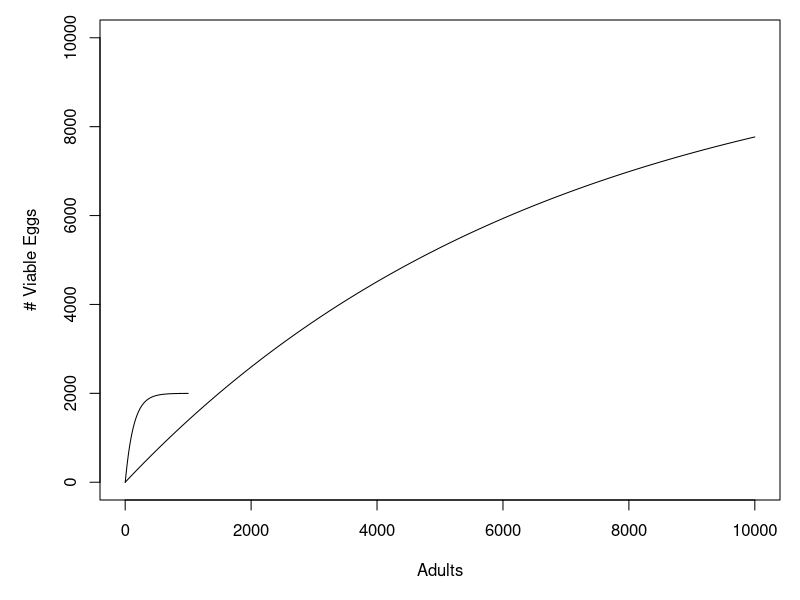

Reproduce this figure in R.
##########################################################
####### Stochastic Model #################################
##########################################################
##########################################################
####### Use for actual runs ##############################
##########################################################
#####################################
##########################################################

vgbf_func <- function(E.inf, adults, clutch) {
  if(clutch == 2) {
    alpha = 2/(2*E.inf)
  } else if(clutch == 1) {
    alpha = 1/(2*E.inf)
  } else {
    alpha = 3/(2*E.inf) # I think this works for 3 egg clutches
  }
  eggs = E.inf*(1-exp(-alpha*adults))
  return(eggs)
}
adults = seq(0,10000, by = 10)
test = vgbf_func(10000,adults,3)
par(mar = c(5,5,1,1))
plot(adults, test, type = "l", ylim = c(0,10000), xlab = "Adults", ylab = "# Viable Eggs")
test2 = vgbf_func(2000, adults, 3)
lines(test2)
SeabirdPop_simple_stochastic_RS <- function(Nyear, inits, ffbiomass, juv_sur,
                                            adult_sur, agebreeding, ffbiomass_non,
                                            K, maxage, egg_sur, chick_sur, clutch,
                                            P0, B0, P02, P0non, 
                                            ffbio_nonbreeders, scenario,
                                            ffbio_init, ffbio_init_non, fscen, RS_thres,
                                            param_breeders, param_fledge, param_fledge2, param_adult, 
                                            param_juv, param_fledge3) { 
  #set.seed(216) # needs to be different between sims but same for scenarios
  # should work without this seed here once I set up the run code to loop through scenarios
  #Set up age structure
  # REMEMBER! age 0 is index 1, so even though breeding age is 4 yrs old, this is at index 5
  breeders = agebreeding + 1 # breeding group index
  BirdN = array(NA, c(2,maxage+1, Nyear)) # 2 cause half a year time steps
  Pymat = matrix(nrow = 2, ncol = Nyear) 
  recruits = rep(NA, length = Nyear); recruits[1] = inits[breeders]
  breeders_contents = rep(NA, length = Nyear)
  Nmatvector = rep(NA, length = Nyear)
  RS = rep(NA, length = Nyear)
  #ws = diet_pref[2,1]/B0
    
  for(j in 2:(maxage+1)) {
    BirdN[1,j,1] = inits[j]
  }
  Nmat = sum(BirdN[1,breeders:(maxage+1),1])
  Nmatvector[1] = Nmat
  available_lay = ffbiomass[2,1] # end of first forage fish year, use to be [6,1 when there were 6 time steps]
  #Py_lay = otherprey[2,1] + available_lay*ws 
  Py_lay = available_lay
  # alpha + (1-alpha)/(1.0+exp(-slope*(xx-beta)))
  alpha = param_breeders[1]; slope = param_breeders[2]; beta = param_breeders[3]
  phi_attend = max(0,min(1, alpha + (1-alpha)/(1.0+exp(-slope*((Py_lay/P02)-beta)))))
  
  Females = (Nmat/2)*phi_attend # does this work? phi_attend should be between 0 and 1?
  BirdN[1,1,1] = vgbf_func(E.inf = K, adults = Females*2, clutch = clutch)
  # THE ABOVE IS # "VIABLE" eggs - eggs laid not outside of optimal habitat
  #survival = c(survival[1], survival[2:(length(survival))]^(1/2))
  breeders_contents[1] = round(BirdN[1,1,1], digits = 0)
  # DOES THIS WORK? ASSUMES EVERYONE LAID EGGS AND THEN SOME (MOST) HAD EGGS THAT HATCHED
  testvec = rep(NA, length = Nyear)
  testvec2 = rep(NA, length = Nyear)
  testvec3 = rep(NA, length = Nyear)
  
  for(i in 1:(Nyear)) {
    adult_s = adult_sur[1,i]
    juv_s = juv_sur[1,i]
    
    #ws = (diet_pref[1,i+1])/B0
    available2 = ffbiomass[1,i+1]#sum(ffbiomass[1:3,i+1]) # all age classes?
    #Py = otherprey[1,i+1] + available2*ws #right?
    Py = available2
    Pymat[1,i] = Py
    available_nonbreeder = ffbio_nonbreeders[1,i+1] 
    #Py2 = otherprey[1, i+1] + available_nonbreeder*ws 
    Py2 = available_nonbreeder
    #responsetest = Py/P0; print(responsetest)
    # LOSING CONTENTS ALL TOGETHER
    egg_s2 = egg_sur[i] 
    chick_s2 = chick_sur[i]
    
    if(fscen > 1) {
      if(i > 1 && RS[i-1] < RS_thres) {
        Py = ffbio_init[i+1] 
        Py2 = ffbio_init_non[i+1]
      }
    }
    
    if(clutch == 1) {
      alpha2 = param_fledge3[1]; slope2 = param_fledge3[2]; beta2 = param_fledge3[3]
      # should be the most lenient functional response because only have 1 chick to feed
      phi_fledge1_w1 = max(0,min(1,alpha2 + (1-alpha2)/(1.0+exp(-slope2*((Py/P0)-beta2)))))
      temp = cbind(Py, phi_fledge1_w1)
      #print(temp)
      testvec[i] = phi_fledge1_w1
      prob_survive_tofledge = chick_s2*phi_fledge1_w1*egg_s2
      
      breeders_year = breeders_contents[i]
      pairs = round(breeders_year/2, digits = 0)
      X = rbinom(1, pairs, 1-prob_survive_tofledge) # want how many pairs lose 1 chick
      breeders_lost = X*2
      BirdN[2,1,i] = max(0,(BirdN[1,1,i] - (X))) # how many chicks left 
    
    } else if(clutch == 2) {
      alpha3 = param_fledge2[1]; slope3 = param_fledge2[2]; beta3 = param_fledge2[3]
      # 2nd most constraining - have 2 chicks to feed 
      phi_fledge1_w2 = max(0,min(1,alpha3 + (1-alpha3)/(1.0+exp(-slope3*((Py/P0)-beta3)))))
      prob_survive_tofledge_w2 = chick_s2*phi_fledge1_w2*egg_s2
      
      alpha4 = param_fledge3[1]; slope4 = param_fledge3[2]; beta4 = param_fledge3[3]
      # least constraining because will use for after 1st chick is lost, prob of fledging 2nd 
      # so only need resources for 1 chick 
      phi_fledge2nd_w2 = max(0,min(1,alpha3 + (1-alpha3)/(1.0+exp(-slope3*((Py/P0)-beta3)))))
      prob_survive_tofledge2nd_w2 = chick_s2*phi_fledge2nd_w2*egg_s2
      
      breeders_year = breeders_contents[i]
      pairs = round(breeders_year/2, digits = 0)
      X = rbinom(1, pairs, 1-prob_survive_tofledge_w2) # want how many pairs had 2, lose 1 chick
      breeders_lost = X*2
      #BirdN[2,1,i] = max(0,(BirdN[1,1,i] - (X))) # how many chicks left 
      prob_lose2 = 1-prob_survive_tofledge2nd_w2 # prob. of losing a 2nd if lost the 1st 
      # = 1 - prob of fledging 2nd if lost the 1st 
      Y = rbinom(1, X, prob_lose2) # how many pairs loose 2nd chick too
      breeders_lost = Y*2 # how many individiual breeders lose 2 chicks
      BirdN[2,1,i] = max(0, (BirdN[1,1,i] - (X+Y))) # how many chicks left 
      
    } else { #clutch == 3
      alpha3 = param_fledge[1]; slope3 = param_fledge[2]; beta3 = param_fledge[3] 
      #should be most constrained - have to feed lots of chicks
      phi_fledge1_w3 = max(0,min(1,alpha3 + (1-alpha3)/(1.0+exp(-slope3*((Py/P0)-beta3)))))
      prob_survive_tofledge1_w3 = chick_s2*phi_fledge1_w3*egg_s2
      
      alpha4 = param_fledge2[1]; slope4 = param_fledge2[2]; beta4 = param_fledge2[3] 
      #down to 2/3 chicks - so less constraint but still some
      phi_fledge2nd_w3 = max(0,min(1,alpha3 + (1-alpha3)/(1.0+exp(-slope3*((Py/P0)-beta3)))))
      prob_survive_tofledge2nd_w3 = chick_s2*phi_fledge2nd_w3*egg_s2
      # prob you fledge a 2nd chick, if you lost the 1st, and still have a 3rd 
      
      alphatemp = param_fledge3[1]; slopetemp = param_fledge3[2]; betatemp = param_fledge3[3]
      # least constrainting - 1 chick left 
      phi_fledge3rd_w3 = max(0,min(1,alphatemp + (1-alphatemp)/(1.0+exp(-slopetemp*((Py/P0)-betatemp)))))
      prob_survive_tofledge3rd_w3 = chick_s2*phi_fledge3rd_w3*egg_s2 
      # prob you fledge a 3rd chick if lost the 1st 2 
      
      breeders_year = breeders_contents[i]
      pairs = round(breeders_year/2, digits = 0)
      X = rbinom(1, pairs, 1-prob_survive_tofledge1_w3) # want how many pairs lose 1 chick of 3 
      breeders_lost = X*2
      #BirdN[2,1,i] = max(0,(BirdN[1,1,i] - (X))) # how many chicks left 
      prob_lose2 = 1-prob_survive_tofledge2nd_w3 # prob lose 2nd chick if lost 1st and have a 3rd
      # which equals = 1 - prob of fledging a 2nd when you lost the 1st and have a 3rd
      Y = rbinom(1, X, prob_lose2) # how many pairs loose 2nd chick, of 3, 1 left after 
      breeders_lost = Y*2 # how many individiual breeders lose 2 chicks
      #BirdN[2,1,i] = max(0, (BirdN[1,1,i] - (X+Y))) # how many chicks left 
      prob_lose3 = 1 - prob_survive_tofledge3rd_w3 # how many pairs lose 3rd chick after losing first 2/3
      Z = rbinom(1, Y, prob_lose3)
      breeders_lost = Z*2 # how many individiual breeders lose 3 chicks
      BirdN[2,1,i] = max(0,(BirdN[1,1,i] - (X+Y+Z))) # how many chicks left
    }
    
    # breeders that fledge at least 1 chick
    breeders_contents_year = breeders_year - breeders_lost
    RS[i] = BirdN[2,1,i]
    # all forage fish biomass is i + 1 because biomass in first year determines bird eggs to start
    
    alphaA = param_adult[1]; slopeA = param_adult[2]; betaA = param_adult[3]
    S_adult = max(0,min(1,alphaA + (1-alphaA)/(1.0+exp(-slopeA*((Py/P0)-betaA)))))
    testvec2[i] = S_adult
    S_adult = S_adult^(1/2)
    
    alphanon = param_adult[1]; slopenon = param_adult[2]; betanon = param_adult[3]
    S_adult2 = max(0,min(1,alphanon + (1-alphanon)/(1.0+exp(-slopenon*((Py2/P0non)-betanon)))))
    S_adult2 = S_adult2^(1/2)
    
    # Split up those that lost contents equally among age groups OR
    # Have younger (less experienced) loose contents - with first time breeders losing most
    # Adults that didn't breed - split up equally
    nonbreeders = Nmatvector[i] - (breeders_contents[i]) #never bred to begin with 
    
    Num_breeding_agegroups = (maxage+1) - agebreeding
    percent_eachage = vector(length = Num_breeding_agegroups)
    percent_eachage[1] = (BirdN[1,breeders,i])/(Nmatvector[i])
    percent_eachage[2:Num_breeding_agegroups] = BirdN[1,(breeders+1):(maxage+1),i]/(Nmatvector[i])
    
    num_breed = percent_eachage*breeders_contents_year
    num_non = percent_eachage*nonbreeders
    #print(percent_eachage)
    if(scenario == 1) {
      num_lost = percent_eachage*breeders_lost
      for(k in breeders:(maxage+1)) {
        # Need breeders with contents, breeders that lost contents, and adults that never bred *********
        BirdN[2,k,i] = adult_s*(num_breed[k-agebreeding])*S_adult + 
          adult_s*(num_lost[k-agebreeding]+num_non[k-agebreeding])*S_adult2
        # those that lost contents or that never bred have same survival - assumption
      # die after maxage and 1 survival for adults
      }
          
    } else {
      Num_breeding_agegroups = (maxage+1) - agebreeding
      lostpercents = vector(length = Num_breeding_agegroups)
      #       lostpercents[1] = (2.4*(100/7.2))/100; lostpercents[2] = (2*(100/7.2))/100; lostpercents[3] = (1.8*(100/7.2))/100
      #       lostpercents[4:Num_breeding_agegroups] = ((100/7.2)/100)/(Num_breeding_agegroups - 3)
      lostpercents[1] = 2*percent_eachage[1]; lostpercents[2] = 2*percent_eachage[2]; lostpercents[3] = 1*percent_eachage[3]
      left = 1-(sum(lostpercents[1:3]))
      # break up the rest based on % in each group
      percent_eachage_new = BirdN[1,(breeders+3):(maxage+1),i]/(Nmatvector[i]-((BirdN[1,breeders,i])+BirdN[1, breeders+1,i]+BirdN[1, breeders +2,i]))
      lostpercents[4:Num_breeding_agegroups] = left*percent_eachage_new
      num_lost_young = lostpercents*breeders_lost
      
      for(k in breeders:(maxage+1)) {
        # Need breeders with contents, breeders that lost contents, and adults that never bred *********
        BirdN[2,k,i] = adult_s*(num_breed[k-agebreeding])*S_adult + 
          adult_s*(num_lost_young[k-agebreeding]+num_non[k-agebreeding])*S_adult2
        
      }      
    }
    # make sure just for the first half of the year and not whole year
    
    alphajuv = param_juv[1]; slopejuv = param_juv[2]; betajuv = param_juv[3]
    S_juv = max(0,min(1,alphajuv + (1-alphajuv)/(1.0+exp(-slopejuv*((Py2/P0non)-betajuv)))))
    # should be Py2 because it should be the same amount of prey available to non-breeders
    testvec3[i] = S_juv
    S_juv = S_juv^(1/2)
    
    # older juveniles have less trouble finding prey - same as adults that lost contents 
    for(l in 2:(breeders-1)) {
      if(l == 2) {
        BirdN[2,l,i] = BirdN[1,l,i]*S_juv*juv_s 
      } else {
        BirdN[2,l,i] = adult_s*BirdN[1,l,i]*S_adult2
      }
    }
    
    ############################################################################
    if(i < (Nyear)) {
      adult_s = adult_sur[2,i]
      juv_s = juv_sur[2,i]
      
      #ws = diet_pref[2,i+1]/B0
      available3 = ffbiomass[2,i+1]#sum(ffbiomass[4:6,i+1])
      #Py = otherprey[2, i+1] + available2*ws # right?
      Py = available2
      Pymat[2,i] = Py
      alphaA = param_adult[1]; slopeA = param_adult[2]; betaA = param_adult[3]
      S_adult = max(0,min(1,alphaA + (1-alphaA)/(1.0+exp(-slopeA*((Py/P02)-betaA)))))
      S_adult = S_adult^(1/2)
      
      alphajuv = param_juv[1]; slopejuv = param_juv[2]; betajuv = param_juv[3]
      S_juv = max(0,min(1,alphajuv + (1-alphajuv)/(1.0+exp(-slopejuv*((Py/P02)-betajuv)))))
      S_juv = S_juv^(1/2)
      
      
      recruits[i+1] = adult_s*BirdN[2,breeders-1,i]*S_adult # used in top-down indicator HCR
      BirdN[1,breeders,i+1] = recruits[i+1]
      # only 50% of age 4 breed, all breeding by age 5
      for(k in breeders:(maxage)) {
        BirdN[1,k+1,i+1] = adult_s*BirdN[2,k,i]*S_adult
      } # die after maxage, so those in the maxage spot (maxage + 1), have no survival
       
      
      for(k in 1:(breeders-2)) {
        if(k == 1) {
          BirdN[1,k+1,i+1] = BirdN[2,k,i]*S_juv*juv_s # fledglings surviving to juveniles
        } else {
          BirdN[1,k+1,i+1] = adult_s*BirdN[2,k,i]*S_adult
        }
      }
      
      available_lay = ffbiomass[2,i+1] #use to be [6,i+1]
      #Py_lay = otherprey[2,i+1] + available_lay*ws
      Py_lay = available_lay
      # alpha + (1-alpha)/(1.0+exp(-slope*(xx-beta)))
      alpha = param_breeders[1]; slope = param_breeders[2]; beta = param_breeders[3]
      phi_attend = max(0,min(1,alpha + (1-alpha)/(1.0+exp(-slope*((Py_lay/P02)-beta)))))
      
      Nmatvector[i+1] = (BirdN[1, breeders, i+1]) + sum(BirdN[1,(breeders+1):(maxage+1),i+1]) #Nmat
      Females = ((Nmatvector[i+1])/2)*phi_attend
      BirdN[1,1,i+1] = vgbf_func(E.inf = K, adults = Females*2, clutch = clutch)
      breeders_contents[i+1] = round(BirdN[1,1,i+1], digits = 0)
    }
  }
  
  return(list("pop" = BirdN,  "recruits" = recruits, "RS" = RS,
              "Py" = Pymat, "testing" = testvec, "testing2" = testvec2, "testing3" = testvec3))
}



# OLD CODE
# egg_s2 = egg_sur[i] 
# chick_s2 = chick_sur[i] 
# alpha2 = param_fledge[1]; slope2 = param_fledge[2]; beta2 = param_fledge[3]
# phi_fledge = max(0,min(1,alpha2 + (1-alpha2)/(1.0+exp(-slope2*((Py/P0)-beta2)))))
# temp = cbind(Py, phi_fledge)
# print(temp)
# testvec[i] = phi_fledge 
# prob_survive_tofledge = chick_s2*phi_fledge*egg_s2
# 
# if(clutch == 2 || clutch == 3) {
#   alpha3 = param_fledge2[1]; slope3 = param_fledge2[2]; beta3 = param_fledge2[3]
#   phi_fledge2nd = max(0,min(1,alpha3 + (1-alpha3)/(1.0+exp(-slope3*((Py/P0)-beta3)))))
#   prob_survive_tofledge_2nd = chick_s2*phi_fledge2nd*egg_s2
# }
# 
# if(clutch == 3) {
#   alphatemp = param_fledge3[1]; slopetemp = param_fledge3[2]; betatemp = param_fledge3[3]
#   phi_fledge3rd = max(0,min(1,alphatemp + (1-alphatemp)/(1.0+exp(-slopetemp*((Py/P0)-betatemp)))))
#   prob_survive_tofledge_3rd = chick_s2*phi_fledge3rd*egg_s2 
# }
# 
# breeders_year = breeders_contents[i]
# pairs = round(breeders_year/2, digits = 0)
# X = rbinom(1, pairs, 1-prob_survive_tofledge) # want how many pairs lose 1 chick
# if (clutch == 1) {
#   breeders_lost = X*2
#   BirdN[2,1,i] = max(0,(BirdN[1,1,i] - (X))) # how many chicks left 
# } else { # clutch = 2 or 3
#   prob_lose2 = 1-prob_survive_tofledge_2nd # is this the best?
#   Y = rbinom(1, X, prob_lose2) # how many pairs loose 2 chicks
#   if(clutch == 2) {
#     breeders_lost = Y*2 # how many individiual breeders lose 2 chicks
#     BirdN[2,1,i] = max(0, (BirdN[1,1,i] - (X+Y))) # how many chicks left 
#   } else {
#     prob_lose3 = 1 - prob_survive_tofledge_3rd
#     Z = rbinom(1, Y, prob_lose3)
#     breeders_lost = Z*2 # how many individiual breeders lose 3 chicks
#     BirdN[2,1,i] = max(0,(BirdN[1,1,i] - (X+Y+Z))) # how many chicks left
#   }
# } 
# # breeders that fledge at least 1 chick
# breeders_contents_year = breeders_year - breeders_lost
